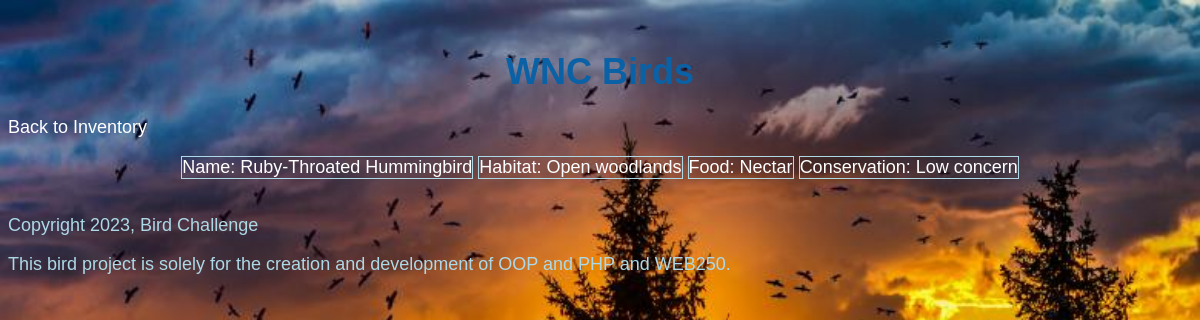
Screenshot of /detail.php?id=3 with the database file from the repository.
### tables this page shows
CREATE TABLE `birds` (
  `id` int(11) NOT NULL,
  `commonName` varchar(100) NOT NULL,
  `habitat` varchar(100) NOT NULL,
  `food` varchar(100) NOT NULL,
  `conservationId` tinyint(4) NOT NULL,
  `backyardTips` text NOT NULL
);

### private/classes/Bird.class.php (called while the page is built, shortened)
<?php
class Bird {
  static protected $database;
  static public function setDatabase($database) {
    self::$database = $database;
  }
  static public function findBySql($sql) {
    $result = self::$database->query($sql);
    $objectArray =[];
    while($record = $result->fetch_assoc()){
      $objectArray[] = self:: instantiate($record);
    }
    return $objectArray;
  }
  static public function findById($id){
    $sql = "SELECT * FROM birds ";
    $sql .= "WHERE id='" . self::$database->escape_string($id) . "'";
    $objArray = self::findBySql($sql);
    if(!empty($objArray)) {
      return array_shift($objArray);
    } else {
      return false;
    }
  }
  static protected function instantiate($record) {
    $object = new self;
    foreach($record as $property => $value) {
      if(property_exists($object, $property)){
        $object->$property = $value;
      }
    }
    return $object;
  }
  public $conservationId;
  public function __construct($args=[]) {
    $this->conservationId = $args['conservationId'] ?? '';
  }
  public function conservation() {
    if($this->conservationId > 0) {
      return self::CONSERVATION_OPTIONS[$this->conservationId];
    } else {
      return "Unknown";
    }
  }
}
?>

### private/functions.php (called while the page is built, shortened)
<?php
function h($string="") {
  return htmlspecialchars($string);
}
?>

### public/detail.php (the view, shortened to what this page needs)
<?php require_once('../private/initialize.php');
$id =$_GET['id'] ?? false;
$bird = Bird::findById($id);
include(SHARED_PATH . '/publicHeader.php');?>
<div id="main">
  <a href="birds.php">Back to Inventory</a>
  <div class="page">
    <dl>
      <dt>Name:</dt>
      <dd><?php echo h($bird->commonName);?></dd>
    </dl>
    <dl>
      <dt>Habitat:</dt>
      <dd><?php echo h($bird->habitat);?></dd>
    </dl>
    <dl>
      <dt>Food:</dt>
      <dd><?php echo h($bird->food);?></dd>
    </dl>
    <dl>
      <dt>Conservation:</dt>
      <dd><?php echo h($bird->conservation());?></dd>
    </dl>
  </div>
</div>
<?php include(SHARED_PATH . '/publicFooter.php');?>

### public/stylesheets/styles.css (style rules this page uses)
html { font: 18px Verdana, Arial, sans-serif; }
body { background-image: url(../images/mountain.jpg); background-size: cover; }
li a , a { color: #fff; text-decoration: none; }
dl { display: inline-block; color: #fff; border: 1px solid #add8e6; text-align: center; }
dt, dd { display: inline; }
dd { margin: 0; }
.page { text-align: center; }

### rows the page displays
birds: commonName "Ruby-Throated Hummingbird", habitat "Open woodlands", food "Nectar", conservationId "Low concern"
